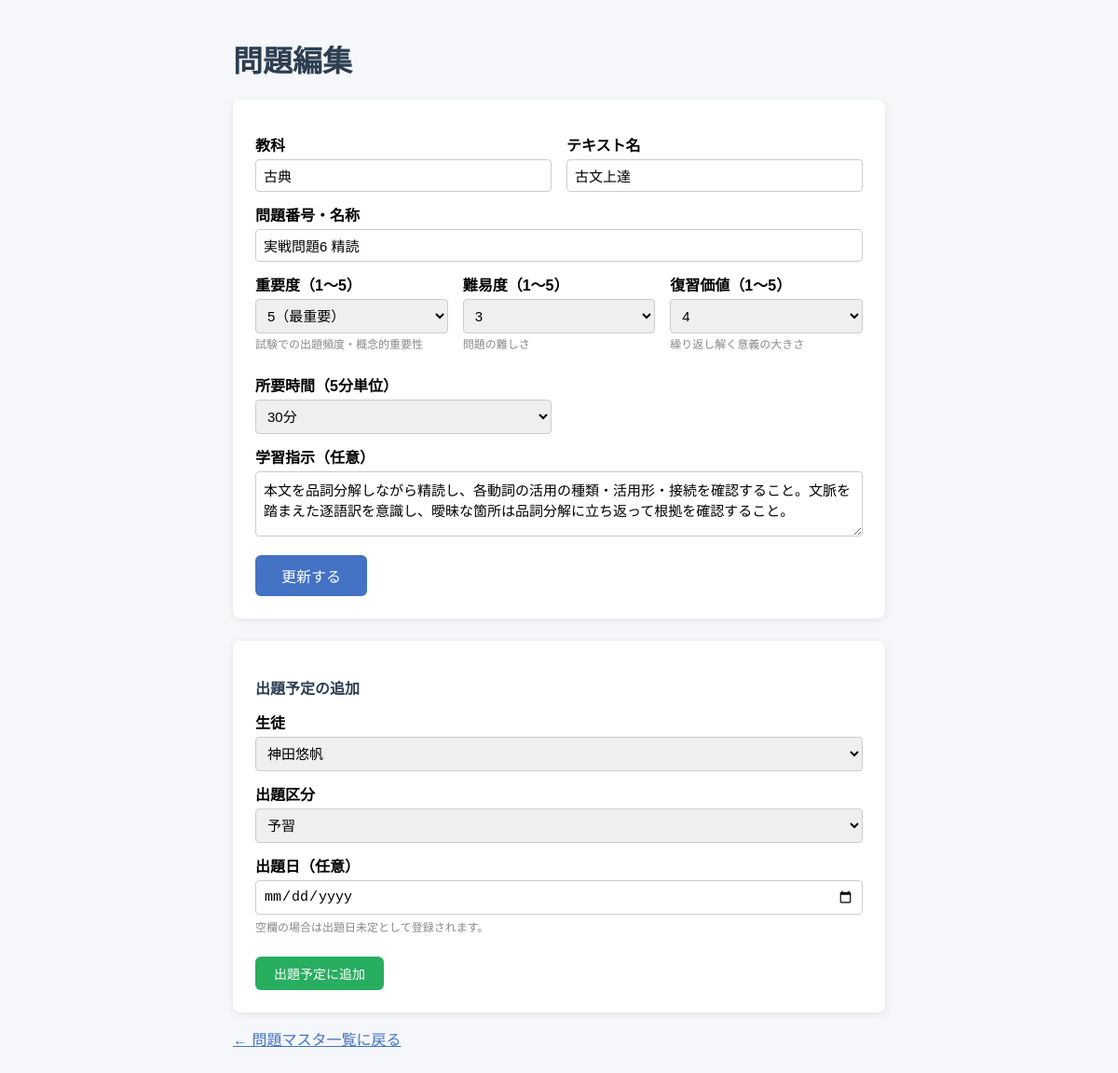
The page /problems/edit/275 on the database as committed earlier.
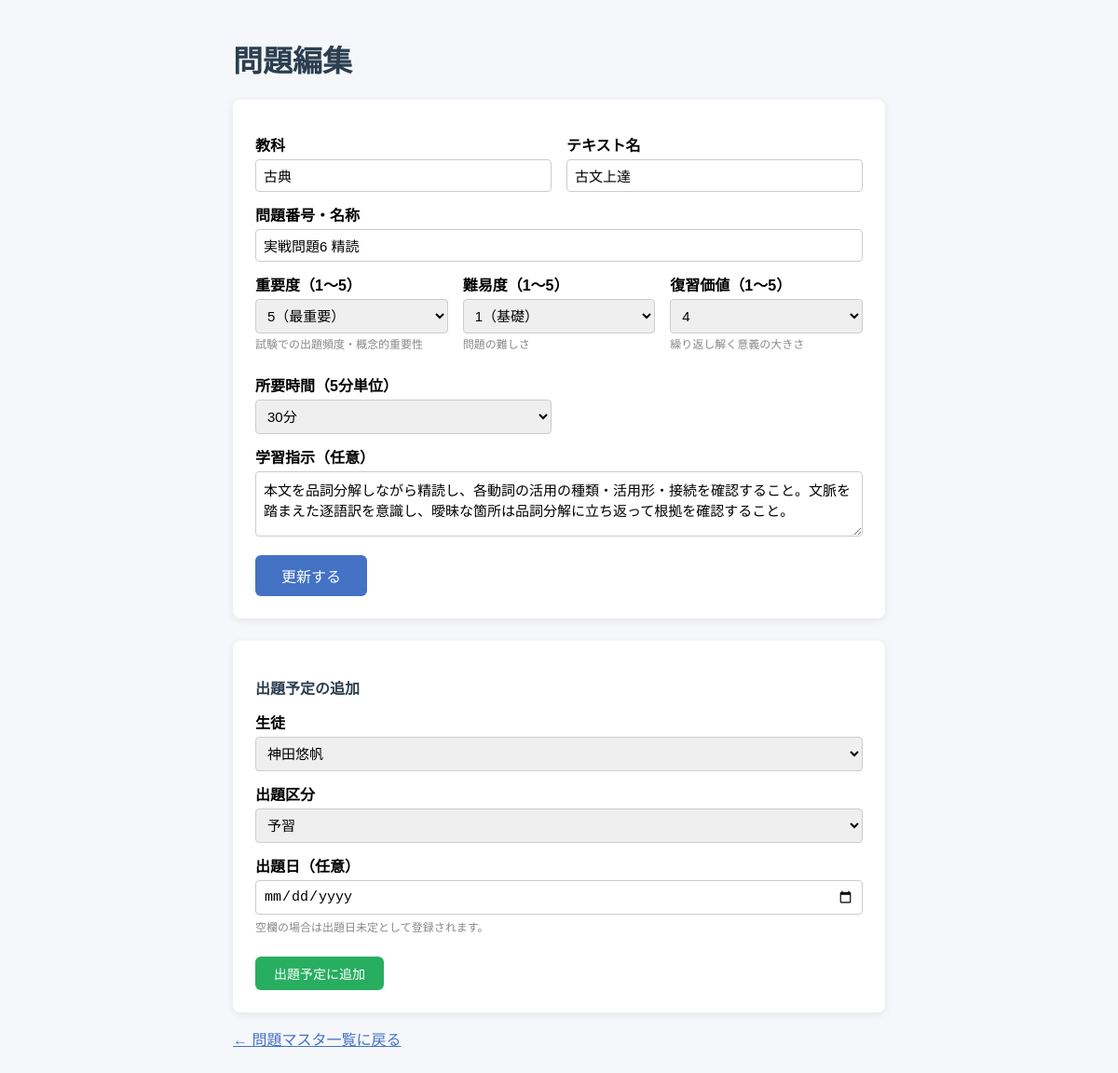
The same page on the database as committed later.
### tables this page shows
CREATE TABLE problems (
            problem_id INTEGER PRIMARY KEY AUTOINCREMENT,
            subject TEXT NOT NULL,
            textbook TEXT NOT NULL,
            problem_number TEXT NOT NULL,
            importance TEXT NOT NULL,
            type TEXT NOT NULL
        , instruction TEXT, difficulty INTEGER DEFAULT 3, review_value INTEGER DEFAULT 3, estimated_minutes INTEGER DEFAULT 15, textbook_id INTEGER, section_id INTEGER, order_in_textbook INTEGER);

### app.py (the view, shortened to what this page needs)
@app.route("/problems/edit/<int:problem_id>", methods=["GET", "POST"])
def problem_edit(problem_id):
    conn = get_connection()
    c = conn.cursor()
    c.execute("SELECT * FROM problems WHERE problem_id=?", (problem_id,))
    problem = c.fetchone()
    c.execute("SELECT * FROM students ORDER BY student_id")
    students = c.fetchall()
    conn.close()
    return render_template("problem_edit.html", problem=problem, students=students)

### database.py (called while the page is built)
def get_connection():
    conn = sqlite3.connect(DB_PATH)
    conn.row_factory = sqlite3.Row
    return conn

### templates/problem_edit.html (shortened to what this page needs)
<!DOCTYPE html>
<html lang="ja">
<head>
</head>
<body>
  <h1>問題編集</h1>
  <div class="form-box">
    <form method="POST">
      <div class="row2">
        <div>
          <label>教科</label>
          <input type="text" name="subject" value="{{ problem.subject }}" required>
        </div>
        <div>
          <label>テキスト名</label>
          <input type="text" name="textbook" value="{{ problem.textbook }}" required>
        </div>
      </div>
      <label>問題番号・名称</label>
      <input type="text" name="problem_number" value="{{ problem.problem_number }}" required>
      <div class="row3">
        <div>
          <label>重要度（1〜5）</label>
          <select name="importance">
            {% for i in range(5, 0, -1) %}
            <option value="{{ i }}" {% if problem.importance == i %}selected{% endif %}>
              {{ i }}{% if i == 5 %}（最重要）{% elif i == 1 %}（低）{% endif %}
            </option>
            {% endfor %}
          </select>
          <p class="hint">試験での出題頻度・概念的重要性</p>
        </div>
        <div>
          <label>難易度（1〜5）</label>
          <select name="difficulty">
            {% for i in range(5, 0, -1) %}
            <option value="{{ i }}" {% if problem.difficulty == i %}selected{% endif %}>
              {{ i }}{% if i == 5 %}（最難）{% elif i == 1 %}（基礎）{% endif %}
            </option>
            {% endfor %}
          </select>
          <p class="hint">問題の難しさ</p>
        </div>
        <div>
          <label>復習価値（1〜5）</label>
          <select name="review_value">
            {% for i in range(5, 0, -1) %}
            <option value="{{ i }}" {% if problem.review_value == i %}selected{% endif %}>
              {{ i }}{% if i == 5 %}（最高）{% elif i == 1 %}（最低）{% endif %}
            </option>
            {% endfor %}
          </select>
          <p class="hint">繰り返し解く意義の大きさ</p>
        </div>
      </div>
      <div class="row2">
        <div>
          <label>所要時間（5分単位）</label>
          <select name="estimated_minutes">
            {% for m in range(5, 125, 5) %}
            <option value="{{ m }}" {% if problem.estimated_minutes == m %}selected{% endif %}>{{ m }}分</option>
            {% endfor %}
          </select>
        </div>
      </div>
      <label>学習指示（任意）</label>
      <textarea name="instruction">{{ problem.instruction or "" }}</textarea>
      <button type="submit">更新する</button>
    </form>
  </div>
  <div class="form-box" style="margin-top:24px;">
    <h2 style="font-size:16px;color:#2c3e50;">出題予定の追加</h2>
    <form method="POST" action="/problems/assign/{{ problem.problem_id }}">
      <label>生徒</label>
      <select name="student_id" style="width:100%;padding:8px;border:1px solid #ccc;border-radius:4px;font-size:15px;box-sizing:border-box;">
        {% for s in students %}
        <option value="{{ s.student_id }}">{{ s.name }}</option>
        {% endfor %}
      </select>
      <label>出題区分</label>
      <select name="category" style="width:100%;padding:8px;margin-top:4px;border:1px solid #ccc;border-radius:4px;font-size:15px;box-sizing:border-box;">
        <option value="予習">予習</option>
      </select>
      <label>出題日（任意）</label>
      <input type="date" name="scheduled_date" style="width:100%;padding:8px;margin-top:4px;border:1px solid #ccc;border-radius:4px;font-size:15px;box-sizing:border-box;">
      <p style="font-size:12px;color:#888;margin-top:4px;">空欄の場合は出題日未定として登録されます。</p>
      <button type="submit" style="margin-top:12px;padding:8px 20px;background:#27ae60;color:white;border:none;border-radius:6px;font-size:14px;cursor:pointer;">出題予定に追加</button>
    </form>
  </div>
  <p><a href="/problems">← 問題マスタ一覧に戻る</a></p>
</body>
</html>

Rows that differ between the two databases and show on the page:
changed problems "古典": difficulty "3" → "1（基礎）"
